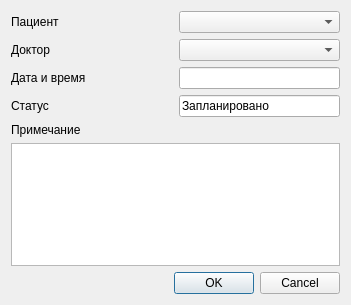
<?xml version="1.0" encoding="UTF-8"?>
<ui version="4.0">
 <class>CreateAppointmentForm</class>
 <widget class="QDialog" name="CreateAppointmentForm">
  <property name="geometry">
   <rect>
    <x>0</x>
    <y>0</y>
    <width>351</width>
    <height>305</height>
   </rect>
  </property>
  <property name="windowTitle">
   <string>Dialog</string>
  </property>
  <layout class="QVBoxLayout" name="verticalLayout_2">
   <item>
    <layout class="QVBoxLayout" name="verticalLayout">
     <item>
      <layout class="QHBoxLayout" name="horizontalLayout_9">
       <item>
        <widget class="QLabel" name="label_9">
         <property name="text">
          <string>Пациент</string>
         </property>
        </widget>
       </item>
       <item>
        <widget class="QComboBox" name="patientCombobox"/>
       </item>
      </layout>
     </item>
     <item>
      <layout class="QHBoxLayout" name="horizontalLayout_10">
       <item>
        <widget class="QLabel" name="label_10">
         <property name="text">
          <string>Доктор</string>
         </property>
        </widget>
       </item>
       <item>
        <widget class="QComboBox" name="doctorCombobox"/>
       </item>
      </layout>
     </item>
     <item>
      <layout class="QHBoxLayout" name="horizontalLayout_3">
       <item>
        <widget class="QLabel" name="label_3">
         <property name="text">
          <string>Дата и время</string>
         </property>
        </widget>
       </item>
       <item>
        <widget class="QLineEdit" name="dateEdit">
         <property name="sizePolicy">
          <sizepolicy hsizetype="Minimum" vsizetype="Fixed">
           <horstretch>0</horstretch>
           <verstretch>0</verstretch>
          </sizepolicy>
         </property>
         <property name="toolTip">
          <string>31.12.2004 17:30</string>
         </property>
        </widget>
       </item>
      </layout>
     </item>
     <item>
      <layout class="QHBoxLayout" name="horizontalLayout_4">
       <item>
        <widget class="QLabel" name="label_4">
         <property name="text">
          <string>Статус</string>
         </property>
        </widget>
       </item>
       <item>
        <widget class="QLineEdit" name="statusEdit">
         <property name="sizePolicy">
          <sizepolicy hsizetype="Minimum" vsizetype="Fixed">
           <horstretch>0</horstretch>
           <verstretch>0</verstretch>
          </sizepolicy>
         </property>
         <property name="text">
          <string>Запланировано</string>
         </property>
        </widget>
       </item>
      </layout>
     </item>
     <item>
      <layout class="QVBoxLayout" name="verticalLayout_4">
       <item>
        <widget class="QLabel" name="label_7">
         <property name="text">
          <string>Примечание</string>
         </property>
        </widget>
       </item>
       <item>
        <widget class="QTextEdit" name="remarkEdit"/>
       </item>
      </layout>
     </item>
     <item>
      <spacer name="verticalSpacer">
       <property name="orientation">
        <enum>Qt::Vertical</enum>
       </property>
       <property name="sizeHint" stdset="0">
        <size>
         <width>20</width>
         <height>40</height>
        </size>
       </property>
      </spacer>
     </item>
    </layout>
   </item>
   <item>
    <widget class="QDialogButtonBox" name="buttonBox">
     <property name="orientation">
      <enum>Qt::Horizontal</enum>
     </property>
     <property name="standardButtons">
      <set>QDialogButtonBox::Cancel|QDialogButtonBox::Ok</set>
     </property>
    </widget>
   </item>
  </layout>
 </widget>
 <resources/>
 <connections>
  <connection>
   <sender>buttonBox</sender>
   <signal>accepted()</signal>
   <receiver>CreateAppointmentForm</receiver>
   <slot>accept()</slot>
   <hints>
    <hint type="sourcelabel">
     <x>248</x>
     <y>254</y>
    </hint>
    <hint type="destinationlabel">
     <x>157</x>
     <y>274</y>
    </hint>
   </hints>
  </connection>
  <connection>
   <sender>buttonBox</sender>
   <signal>rejected()</signal>
   <receiver>CreateAppointmentForm</receiver>
   <slot>reject()</slot>
   <hints>
    <hint type="sourcelabel">
     <x>316</x>
     <y>260</y>
    </hint>
    <hint type="destinationlabel">
     <x>286</x>
     <y>274</y>
    </hint>
   </hints>
  </connection>
 </connections>
</ui>
